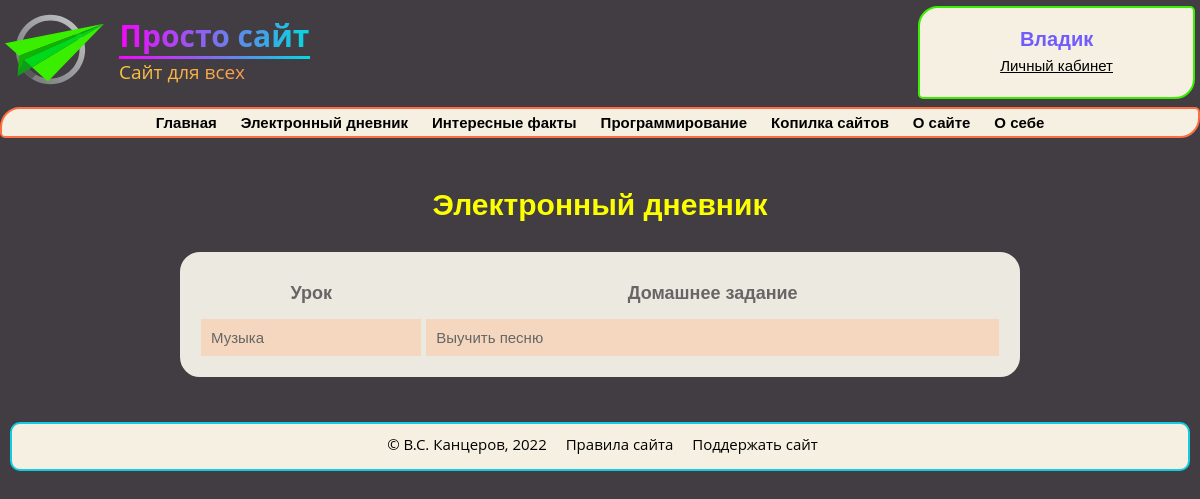
/homeworks/4 (signed in), run on the app's committed database.
### data/users.py (models this page shows, shortened)
class User(SqlAlchemyBase, UserMixin):
    __tablename__ = 'users'
    id = sqlalchemy.Column(sqlalchemy.Integer, primary_key=True, autoincrement=True)
    name = sqlalchemy.Column(sqlalchemy.String, nullable=False)
    surname = sqlalchemy.Column(sqlalchemy.String, nullable=True)
    class_n_id = sqlalchemy.Column(sqlalchemy.Integer, sqlalchemy.ForeignKey("class_n.id"), nullable=True)
    school_id = sqlalchemy.Column(sqlalchemy.Integer, sqlalchemy.ForeignKey("schools.id"), nullable=True)
    email = sqlalchemy.Column(sqlalchemy.String,
                              index=True, unique=True, nullable=False)
    admin = sqlalchemy.Column(sqlalchemy.Boolean, default=False)
    hashed_password = sqlalchemy.Column(sqlalchemy.String, nullable=False)

### data/homeworks.py (models this page shows)
class Homework(SqlAlchemyBase, UserMixin):
    __tablename__ = 'homeworks'
    id = sqlalchemy.Column(sqlalchemy.Integer, primary_key=True, autoincrement=True)
    title = sqlalchemy.Column(sqlalchemy.String, nullable=False)
    content = sqlalchemy.Column(sqlalchemy.String)
    school_id = sqlalchemy.Column(sqlalchemy.Integer, sqlalchemy.ForeignKey("schools.id"))
    class_n_id = sqlalchemy.Column(sqlalchemy.Integer, sqlalchemy.ForeignKey("class_n.id"))

### main.py (the view)
@app.route('/homeworks/<int:class_n_id>')
def homeworks_school_class(class_n_id):
    if current_user.is_authenticated and current_user.admin:
        db_sess = db_session.create_session()
        try:
            school_id = db_sess.query(Classes).filter(Classes.id == class_n_id).first().school_id
            school = db_sess.query(School).filter(School.id == school_id).first().name
        except Exception as ex:
            return abort(404)
        homeworks = db_sess.query(Homework).filter(Homework.class_n_id == class_n_id).all()
        return render_template('homeworks.html', homeworks=homeworks, title=school)
    return abort(404)

### data/db_session.py (called while the page is built)
def create_session() -> Session:
    global __factory
    return __factory()

### main.py (called while the page is built)
@login_manager.user_loader
def load_user(user_id):
    db_sess = db_session.create_session()
    return db_sess.query(User).get(user_id)

### templates/homeworks.html (shortened to what this page needs)
{% extends 'base.html' %}
{% block body %}
<h1>Электронный дневник</h1>
<table>
    <div class="div-flex">
        <tr>
            <th>Урок</th>
            <th>Домашнее задание</th>
        </tr>
        {% for homework in homeworks %}
        <tr>
            <td>{{ homework.title }}</td>
            <td>{{ homework.content}}</td>
        </tr>
        {% endfor %}
    </div>
</table>
{% endblock %}

### templates/base.html (shortened to what this page needs)
<!DOCTYPE html>
<html lang="ru">
<head>
    <link type="text/css" rel="stylesheet" href="{{ url_for('static', filename='css/main.css') }}"/>
</head>
<body>
<header id="header" class="header">
    <a href="/" id="logo" class="logo">
        <img src="/static/logo.svg"/>
        <div class="logo-text">
            <h1>Просто сайт</h1>
            <hr>
            <p>Сайт для всех</p>
        </div>
    </a>
    <div id="authorization" class="authorization">
        {% if current_user.is_authenticated %}
            <a href="/logout" class="empty_a">
                <h1> {{ current_user.name }} </h1>
            </a>
            <a href="/personal" class="empty_a">
                <p> Личный кабинет </p>
            </a>
        {% endif %}
    </div>
</header>
<section>
    <div id="nav">
        <ul class="menu animate__animated notshow" id="navbar">
            <a href="/">
                <li class="li1">Главная</li>
            </a>
            <a href="/homeworks">
                <li class="li1">Электронный дневник</li>
            </a>
            <a href="#">
                <li class="li1">Интересные факты</li>
            </a>
            <a href="#">
                <li class="li1">Программирование</li>
            </a>
            <a href="#">
                <li class="li1">Копилка сайтов</li>
            </a>
            <a href="#">
                <li class="li1">О сайте</li>
            </a>
            <a href="#">
                <li class="li1">О себе</li>
            </a>
        </ul>
    </div>
</section>
{% block body %}{% endblock %}
<footer id="footer" class="footer">
    <p>© В.С. Канцеров, 2022</p>
    <a href="#">Правила сайта </a>
    <a href="#">Поддержать сайт</a>
</footer>
</body>
</html>

### static/css/main.css (style rules this page uses)
body { font-family: 'Open Sans', sans-serif; background-color: #413d42; color: #F5F0E1; font-size: 15px; padding: 0; margin: 0; }
a { color: #00ff00; text-decoration: underline; }
.header { display: flex; justify-content: space-between; }
h1 { color: #fbff00; text-align: center; font-family: 'Montserrat', sans-serif; font-size: 30px; margin-top: 50px; }
.logo { display: flex; align-items: center; margin-left: 5px; text-decoration: none; user-select: none; }
.logo-text { width: 191px; margin-left: 15px; }
.logo-text h1 { font-size: 30px; margin: 0; font-family: 'Open Sans', sans-serif; background: linear-gradient(to right, #F705FE, #03D9DF); background-clip: text; -webkit-background-clip: text; -webkit-text-fill-color: transparent; }
.logo-text hr { margin: 0; border: 0px; height: 3px; background: linear-gradient(to right, #F705FE, #03D9DF); }
.logo-text p { font-size: 19px; margin: 0; background: linear-gradient(to right, #FCC63F, #F48758); background-clip: text; -webkit-background-clip: text; -webkit-text-fill-color: transparent; }
.authorization { margin-top: 6px; margin-right: 5px; padding: 0 80px; color: black; border: 2px solid #3aee00; border-radius: 20px 5px; text-align: center; background-color: #f5f0e1; }
.authorization h1 { font-family: 'Montserrat', sans-serif; font-weight: 700; color: #715BFF; margin-top: 20px; margin-bottom: 6px; font-size: 20px; }
.authorization p { font-family: 'Montserrat', sans-serif; font-weight: 400; font-size: 15px; margin-top: 6px; color: #000; text-decoration: underline; }
.menu { margin: 0; padding: 0; margin-top: 8px; list-style-type: none; border: 2px solid #ff6e40; border-radius: 20px 5px; text-align: center; background-color: #f5f0e1; }
.menu a { color: #000000; padding: 5px 10px; text-decoration: none; font-family: 'Montserrat', sans-serif; font-weight: 600; display: inline-block; width: auto; }
.empty_a { text-decoration: none }
.div-flex { display: flex; padding: 5px; }
#footer { margin: 5px 10px; margin-top: 45px; border: 2px solid #10cee0; border-radius: 10px 10px; background-color: #f5f0e1; text-align: center; }
#footer p { margin-top: 10px; margin-left: 10px; margin-right: 5px; color: #000; width: auto; display: inline-block; }
#footer a { margin-top: 5px; margin-left: 10px; margin-right: 5px; padding: 0; text-decoration: none; color: #000; width: auto; display: inline-block; transition: all 0.5s ease; margin-bottom: 5px; }
:root { --animate-duration: 1s; --animate-delay: 1s; --animate-repeat: 1; }
.animate__animated { -webkit-animation-duration: 1s; animation-duration: 1s; -webkit-animation-duration: var(--animate-duration); animation-duration: var(--animate-duration); -webkit-animation-fill-mode: both; animation-fill-mode: both; }

### data on the page
User: name "Владик"
Homework: title "Музыка", content "Выучить песню"
